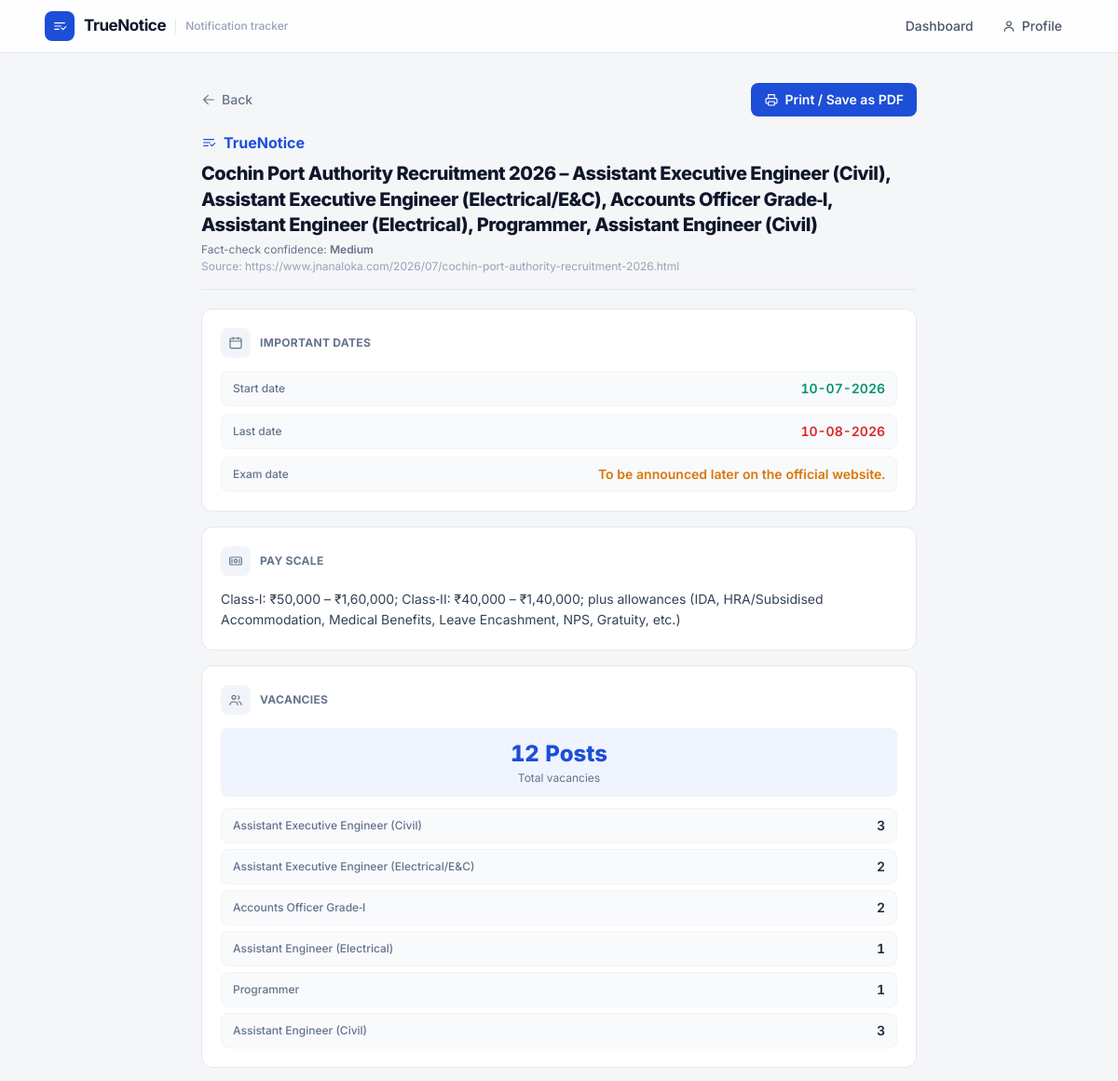
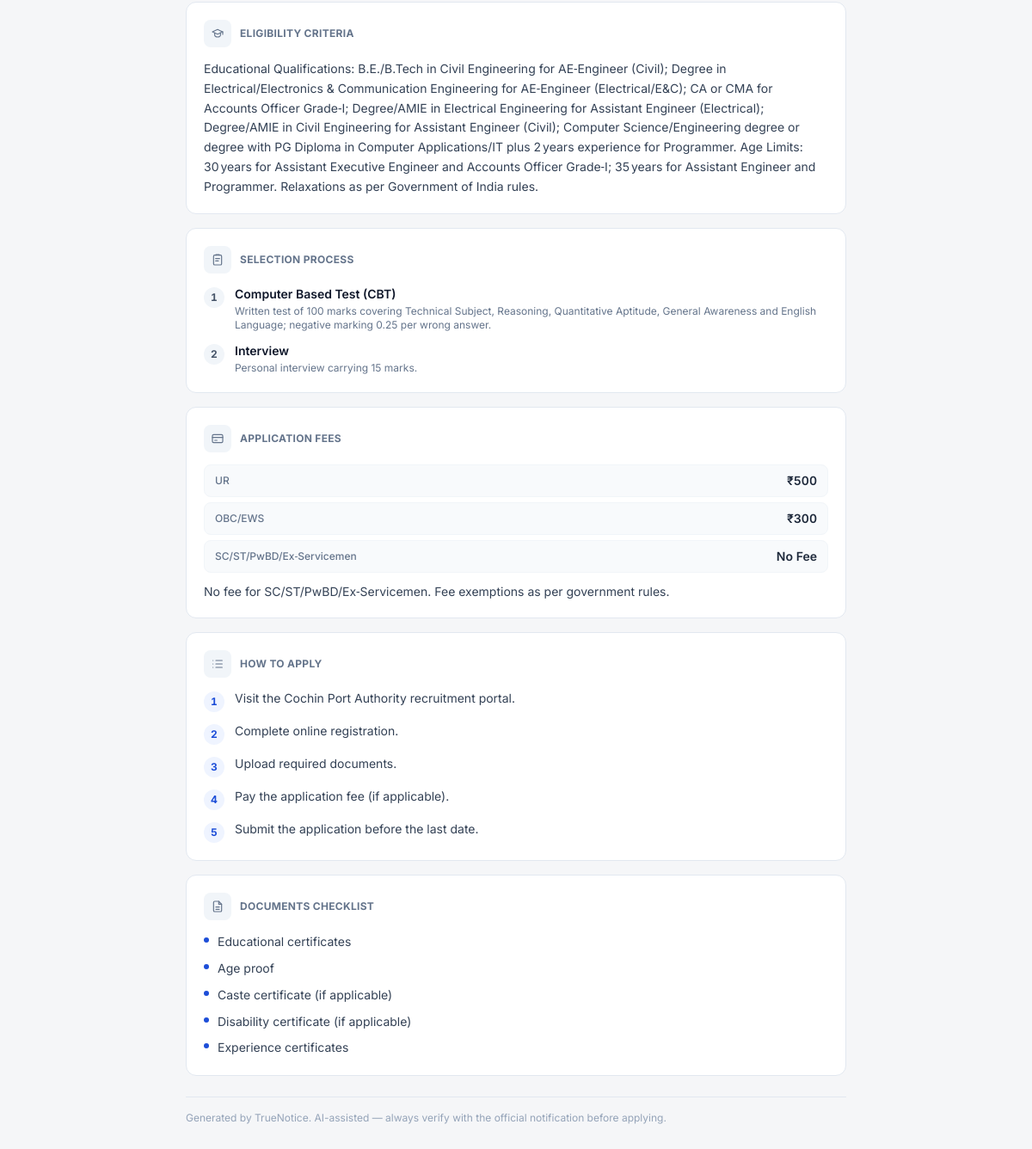
Screenshot of /notification/f781b3ce-c18c-4d50-ad9e-6ae7fd4e6ba3/print with the database file from the repository (2 pictures, top to bottom).
### tables this page shows
CREATE TABLE notifications (
                id               TEXT PRIMARY KEY,
                created_at       TEXT NOT NULL,
                source_type      TEXT NOT NULL,
                source_url       TEXT,
                job_title        TEXT NOT NULL,
                data_json        TEXT NOT NULL,
                analysis_text    TEXT,
                last_date        TEXT,
                exam_date        TEXT,
                pinned           INTEGER NOT NULL DEFAULT 0,
                eligibility_json TEXT
            );

### app.py (the view)
@app.route("/notification/<notif_id>/print")
def notification_print(notif_id):
    notif = db.get_notification(notif_id)
    if not notif:
        abort(404)
    return render_template("print.html", notif=notif)

### db.py (called while the page is built)
def _connect() -> sqlite3.Connection:
    conn = sqlite3.connect(DB_PATH)
    conn.row_factory = sqlite3.Row
    conn.execute("PRAGMA foreign_keys = ON")
    return conn

def _row_to_notification(row: sqlite3.Row) -> dict:
    return {
        "id": row["id"],
        "created_at": row["created_at"],
        "source_type": row["source_type"],
        "source_url": row["source_url"],
        "job_title": row["job_title"],
        "data": json.loads(row["data_json"]),
        "analysis_text": row["analysis_text"],
        "last_date": row["last_date"],
        "exam_date": row["exam_date"],
        "pinned": bool(row["pinned"]),
        "eligibility": json.loads(row["eligibility_json"]) if row["eligibility_json"] else None,
    }

def get_notification(notif_id: str) -> Optional[dict]:
    with _connect() as conn:
        row = conn.execute(
            "SELECT * FROM notifications WHERE id = ?", (notif_id,)
        ).fetchone()
    return _row_to_notification(row) if row else None

### templates/print.html (shortened to what this page needs)
{% extends "base.html" %}
{% import "_macros.html" as m %}
{% set d = notif.data %}
{% block content %}
<div class="max-w-3xl mx-auto">
    <div class="flex items-center justify-between mb-4 no-print">
        <a href="/notification/{{ notif.id }}" class="inline-flex items-center gap-1.5 text-sm font-medium text-slate-500 hover:text-accent">
            <svg class="icon icon-sm"><use href="#i-back"/></svg> Back
        </a>
        <button onclick="window.print()" class="inline-flex items-center gap-1.5 px-3.5 py-2 rounded-lg bg-accent text-white text-sm font-semibold">
            <svg class="icon icon-sm"><use href="#i-printer"/></svg> Print / Save as PDF
        </button>
    </div>
    <div class="mb-5 pb-4 border-b border-slate-200">
        <div class="flex items-center gap-2 text-accent font-bold mb-2"><svg class="icon icon-sm"><use href="#i-logo"/></svg> TrueNotice</div>
        <h1 class="text-xl font-extrabold tracking-tight leading-snug">{{ d.job_title }}</h1>
        {% if d.confidence_level %}<p class="text-xs text-slate-500 mt-1">Fact-check confidence: <span class="font-semibold">{{ d.confidence_level }}</span></p>{% endif %}
        {% if notif.source_url %}<p class="text-xs text-slate-400 mt-0.5 break-all">Source: {{ notif.source_url }}</p>{% endif %}
    </div>
    <div class="space-y-4">
        {% if d.dates and (d.dates.start_date or d.dates.last_date or d.dates.exam_date or d.dates.age_cutoff_date) %}{% call m.card('Important dates', 'i-calendar') %}{{ m.dates(d.dates) }}{% endcall %}{% endif %}
        {% if d.pay_scale %}{% call m.card('Pay scale', 'i-cash') %}{{ d.pay_scale|fmt }}{% endcall %}{% endif %}
        {% if d.vacancies and (d.vacancies.total or d.vacancies.breakdown) %}{% call m.card('Vacancies', 'i-users') %}{{ m.vacancy(d.vacancies) }}{% endcall %}{% endif %}
        {% if d.eligibility %}{% call m.card('Eligibility criteria', 'i-cap') %}{{ d.eligibility|fmt }}{% endcall %}{% endif %}
        {% if d.selection_process %}{% call m.card('Selection process', 'i-clipboard') %}{{ m.stages(d.selection_process) }}{% endcall %}{% endif %}
        {% if d.fees and (d.fees.breakdown or d.fees.payment_mode or d.fees.notes) %}{% call m.card('Application fees', 'i-card') %}{{ m.fees(d.fees) }}{% endcall %}{% endif %}
        {% if d.how_to_apply_guide %}{% call m.card('How to apply', 'i-steps') %}{{ m.steps(d.how_to_apply_guide) }}{% endcall %}{% endif %}
        {% if d.documents_checklist %}{% call m.card('Documents checklist', 'i-doc') %}{{ m.bullets(d.documents_checklist) }}{% endcall %}{% endif %}
    </div>
    <p class="text-xs text-slate-400 mt-6 pt-4 border-t border-slate-200">Generated by TrueNotice. AI-assisted — always verify with the official notification before applying.</p>
</div>
{% endblock %}

### templates/base.html (style rules this page uses)
*, *::before, *::after { box-sizing: border-box; }
html { scroll-behavior: smooth; }
body { -webkit-font-smoothing: antialiased; -moz-osx-font-smoothing: grayscale; }
:root { --accent: #1d4ed8; }
.icon { width: 1.25rem; height: 1.25rem; stroke: currentColor; fill: none; stroke-width: 1.75; stroke-linecap: round; stroke-linejoin: round; }
.icon-sm { width: 1rem; height: 1rem; }
.text-accent { color: var(--accent); }

### rows the page displays
notifications: job_title "Cochin Port Authority Recruitment 2026 – Assistant Executive Engineer (Civil), Assistant Executive Engineer (Electrical/E&C), Accounts Officer Grade‑I, Assistant Engineer (Electrical), Programmer, Assistant Engineer (Civil)", source_url "https://www.jnanaloka.com/2026/07/cochin-port-authority-recruitment-2026.html"

### other values shown
{{ d.confidence_level }} "Medium"
{{ title }} "IMPORTANT DATES PAY SCALE VACANCIES ELIGIBILITY CRITERIA SELECTION PROCESS APPLICATION FEES HOW TO APPLY DOCUMENTS CHECKLIST"
{{ label }} "Start date" "Last date" "Exam date"
{{ val }} "10-07-2026" "10-08-2026" "To be announced later on the official website."
{{ d.pay_scale|fmt }} "Class‑I: ₹50,000 – ₹1,60,000; Class‑II: ₹40,000 – ₹1,40,000; plus allowances (IDA, HRA/Subsidised Accommodation, Medical Benefits, Leave Encashment, NPS, Gratuity, etc.)"
{{ v.total }} "12 Posts"
{{ b.category }} "Assistant Executive Engineer (Civil)" "Assistant Executive Engineer (Electrical/E&C)" "Accounts Officer Grade‑I" "Assistant Engineer (Electrical)" "Programmer" "Assistant Engineer (Civil)"
{{ b.count }} "3" "2" "2" "1" "1" "3"
{{ s.stage }} "Computer Based Test (CBT)" "Interview"
{{ s.description|fmt }} "Written test of 100 marks covering Technical Subject, Reasoning, Quantitative Aptitude, General Awareness and English Language; negative marking 0.25 per wrong answer." "Personal interview carrying 15 marks."
{{ b.category }} "UR" "OBC/EWS" "SC/ST/PwBD/Ex‑Servicemen"
{{ b.amount }} "₹500" "₹300" "No Fee"
{{ f.notes|fmt }} "No fee for SC/ST/PwBD/Ex‑Servicemen. Fee exemptions as per government rules."
{{ s.step_number or loop.index }} "1" "2" "3" "4" "5"
{{ s.instruction|fmt }} "Visit the Cochin Port Authority recruitment portal." "Complete online registration." "Upload required documents." "Pay the application fee (if applicable)." "Submit the application before the last date."
